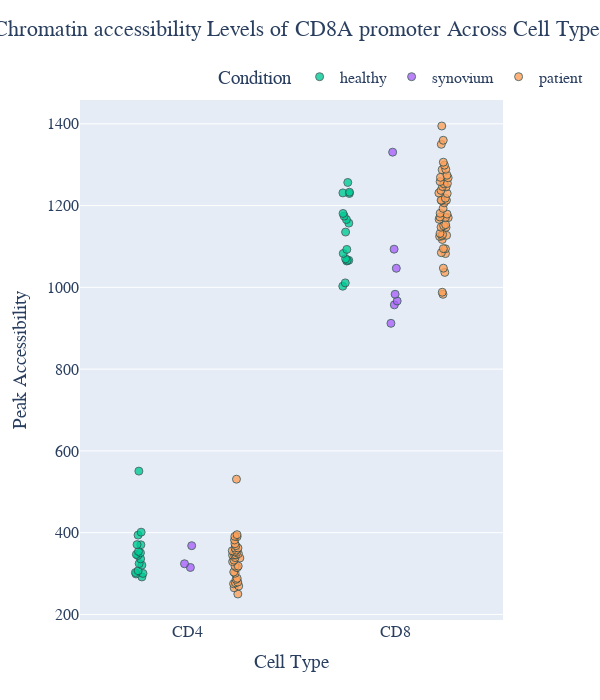

Here is the notebook cell this chart was saved with:
### Code cell
def plot_peak_across_celltypes(gene, chrom, start):
    filtered_df = ATAC_normalised_counts_melted[(ATAC_normalised_counts_melted["CHR"] == chrom) & (ATAC_normalised_counts_melted["START"] == start)]
    filtered_df["cell_type"] = filtered_df["cell_type"].map({"CD4": "CD4", "CD8": "CD8", "CD4_SF": "CD4", "CD8_SF": "CD8"})
    # Create the strip plot
    fig = px.strip(filtered_df, x="cell_type", y="peak_height", color="condition",
                hover_name="proper_name", hover_data=["peak_height"],
                color_discrete_map={"Healthy": "blue", "Diseased": "red"},
                title=f'Chromatin accessibility Levels of {gene} promoter Across Cell Types',
                labels={"cell_type": "Cell Type", "peak_height": "Peak height"})

    # Customizing the marker appearance
    fig.update_traces(marker=dict(size=8, opacity=0.8, line=dict(width=1, color='DarkSlateGrey')))
    fig.update_layout(
        width=600,  # Set the width of the figure in pixels
        height=700  # Set the height of the figure in pixels
    )

    fig.update_layout(
        title={'text': f'Chromatin accessibility Levels of {gene} promoter Across Cell Types', 'y':0.97, 'x':0.5, 'xanchor': 'center', 'yanchor': 'top'},
        xaxis_title="Cell Type",
        yaxis_title="Peak Accessibility",
        legend_title="Condition",
        font=dict(family="Arial, sans-serif", size=16),
        legend=dict(orientation="h", yanchor="bottom", y=1.01, xanchor="right", x=1.2)
    )
    fig.write_image(f"figures/expression_ATAC_{gene}.svg",width=500, height=600)
    return fig

# plot of promoter of CD4 gene
plot_peak_across_celltypes("CD4","chr12", 6789245)
# plot of promoter of CD8 gene
plot_peak_across_celltypes("CD8A","chr2", 86808258)

### Figure 1 — Plotly figure (JSON) as saved in the notebook; plotly's stock layout.template omitted (floating-point values rounded to 4 significant figures)
{"data": [{"alignmentgroup": "True", "boxpoints": "all", "fillcolor": "rgba(255,255,255,0)", "hoveron": "points", "hovertemplate": "<b>%{hovertext}</b><br><br>condition=healthy<br>Cell Type=%{x}<br>Peak height=%{y}<extra></extra>", "hovertext": ["NRHV014XCD4", "NRHV014XCD8", "NRHV073CD4", "NRHV073CD8", "NRHV079CD4", "NRHV079CD8", "NRHV086CD4", "NRHV086CD8", "NRHV121CD4", "NRHV121CD8", "NRHV151CD4", "NRHV151CD8", "NRHV168CD4", "NRHV168CD8", "NRHV171CD4", "NRHV171CD8", "NRHV238CD4", "NRHV290CD4", "NRHV290CD8", "NRHV295CD4", "NRHV295CD8", "NRHV321CD4", "NRHV321CD8", "NRHV322CD4", "NRHV322CD8", "NRHV324CD4", "NRHV324CD8", "NRHV325CD4", "NRHV325CD8", "NRHV326CD4", "NRHV326CD8", "NRHV332CD8", "NRHV332CD4", "NRHV238CD8"], "legendgroup": "healthy", "line": {"color": "rgba(255,255,255,0)"}, "marker": {"color": "#00cc96", "line": {"color": "DarkSlateGrey", "width": 1}, "opacity": 0.8, "size": 8}, "name": "healthy", "offsetgroup": "healthy", "orientation": "v", "pointpos": 0, "showlegend": true, "type": "box", "x": ["CD4", "CD8", "CD4", "CD8", "CD4", "CD8", "CD4", "CD8", "CD4", "CD8", "CD4", "CD8", "CD4", "CD8", "CD4", "CD8", "CD4", "CD4", "CD8", "CD4", "CD8", "CD4", "CD8", "CD4", "CD8", "CD4", "CD8", "CD4", "CD8", "CD4", "CD8", "CD8", "CD4", "CD8"], "x0": " ", "xaxis": "x", "y": [300.3, 1070.0, 335.9, 1011.0, 320.6, 1157.0, 370.8, 1174.0, 299.0, 1066.0, 306.9, 1083.0, 291.7, 1230.0, 344.2, 1166.0, 346.7, 370.3, 1233.0, 550.6, 1003.0, 394.0, 1181.0, 302.3, 1066.0, 350.7, 1135.0, 324.3, 1064.0, 354.1, 1257.0, 1093.0, 401.2, 1231.0], "y0": " ", "yaxis": "y"}, {"alignmentgroup": "True", "boxpoints": "all", "fillcolor": "rgba(255,255,255,0)", "hoveron": "points", "hovertemplate": "<b>%{hovertext}</b><br><br>condition=synovium<br>Cell Type=%{x}<br>Peak height=%{y}<extra></extra>", "hovertext": ["PSA4917CD4_SF", "PSA4917CD8_SF", "PSA4918CD8_SF", "PSA4942CD8_SF", "PSA4951CD4_SF", "PSA4958CD4_SF", "PSA4958CD8_SF", "PSA5025CD8_SF", "PSA5040CD8_SF", "PSA4969CD8_SF"], "legendgroup": "synovium", "line": {"color": "rgba(255,255,255,0)"}, "marker": {"color": "#ab63fa", "line": {"color": "DarkSlateGrey", "width": 1}, "opacity": 0.8, "size": 8}, "name": "synovium", "offsetgroup": "synovium", "orientation": "v", "pointpos": 0, "showlegend": true, "type": "box", "x": ["CD4", "CD8", "CD8", "CD8", "CD4", "CD4", "CD8", "CD8", "CD8", "CD8"], "x0": " ", "xaxis": "x", "y": [314.9, 957.2, 912.0, 983.1, 324.0, 368.1, 966.7, 1331.0, 1047.0, 1093.0], "y0": " ", "yaxis": "y"}, {"alignmentgroup": "True", "boxpoints": "all", "fillcolor": "rgba(255,255,255,0)", "hoveron": "points", "hovertemplate": "<b>%{hovertext}</b><br><br>condition=patient<br>Cell Type=%{x}<br>Peak height=%{y}<extra></extra>", "hovertext": ["PSA4945CD4", "PSA4946CD8", "PSA4947CD4", "PSA4949CD8", "PSA4955CD8", "PSA4959CD8", "PSA4962CD4", "PSA4964CD4", "PSA4966CD8", "PSA4967CD4", "PSA4968CD4", "PSA4969CD8", "PSA5006CD4", "PSA5007CD4", "PSA5008CD8", "PSA5017CD4", "PSA5017CD8", "PSA5037CD8", "PSA5037CD4", "PSA5039CD8", "PSA5040CD4", "PSA5040CD8", "PSA4920CD4", "PSA4920CD8", "PSA4941CD8", "PSA4944CD8", "PSA4944CD4", "PSA4945CD8", "PSA4947CD8", "PSA4948CD8", "PSA4949CD4", "PSA4950CD8", "PSA4950CD4", "PSA4952CD4", "PSA4952CD8", "PSA4953CD8", "PSA4954CD4", "PSA4954CD8", "PSA4956CD4", "PSA4956CD8", "PSA4957CD4", "PSA4958CD4", "PSA4958CD8", "PSA4959CD4", "PSA4960CD8", "PSA4961CD8", "PSA4962CD8", "PSA4963CD4", "PSA4963CD8", "PSA4964CD8", "PSA4965CD8", "PSA4968CD8", "PSA5006CD8", "PSA5007CD8", "PSA5008CD4", "PSA5009CD4", "PSA5009CD8", "PSA5010CD4", "PSA5010CD8", "PSA5012CD4", "PSA5012CD8", "PSA5013CD8", "PSA5013CD4", "PSA5014CD4", "PSA5014CD8", "PSA5015CD8", "PSA5018CD4", "PSA5018CD8", "PSA5019CD4", "PSA5019CD8", "PSA5020CD8", "PSA5021CD4", "PSA5021CD8", "PSA5022CD8", "PSA5023CD8", "PSA5024CD8", "PSA5026CD4", "PSA5026CD8", "PSA5036CD4", "PSA5036CD8", "PSA4951CD4", "PSA4951CD8"], "legendgroup": "patient", "line": {"color": "rgba(255,255,255,0)"}, "marker": {"color": "#FFA15A", "line": {"color": "DarkSlateGrey", "width": 1}, "opacity": 0.8, "size": 8}, "name": "patient", "offsetgroup": "patient", "orientation": "v", "pointpos": 0, "showlegend": true, "type": "box", "x": ["CD4", "CD8", "CD4", "CD8", "CD8", "CD8", "CD4", "CD4", "CD8", "CD4", "CD4", "CD8", "CD4", "CD4", "CD8", "CD4", "CD8", "CD8", "CD4", "CD8", "CD4", "CD8", "CD4", "CD8", "CD8", "CD8", "CD4", "CD8", "CD8", "CD8", "CD4", "CD8", "CD4", "CD4", "CD8", "CD8", "CD4", "CD8", "CD4", "CD8", "CD4", "CD4", "CD8", "CD4", "CD8", "CD8", "CD8", "CD4", "CD8", "CD8", "CD8", "CD8", "CD8", "CD8", "CD4", "CD4", "CD8", "CD4", "CD8", "CD4", "CD8", "CD8", "CD4", "CD4", "CD8", "CD8", "CD4", "CD8", "CD4", "CD8", "CD8", "CD4", "CD8", "CD8", "CD8", "CD8", "CD4", "CD8", "CD4", "CD8", "CD4", "CD8"], "x0": " ", "xaxis": "x", "y": [530.8, 1126.0, 382.1, 1085.0, 1213.0, 983.0, 362.3, 269.5, 1047.0, 352.8, 285.8, 1124.0, 275.0, 303.7, 1212.0, 318.0, 1172.0, 1147.0, 345.6, 1395.0, 357.2, 1151.0, 314.3, 1253.0, 1095.0, 1230.0, 265.1, 1179.0, 1181.0, 988.0, 345.5, 1171.0, 351.6, 337.9, 1246.0, 1127.0, 390.3, 1153.0, 339.0, 1130.0, 279.1, 329.1, 1299.0, 368.2, 1237.0, 1350.0, 1083.0, 395.1, 1193.0, 1268.0, 1289.0, 1360.0, 1218.0, 1147.0, 355.7, 344.9, 1288.0, 372.9, 1254.0, 390.9, 1170.0, 1231.0, 277.5, 332.8, 1259.0, 1213.0, 300.7, 1037.0, 250.0, 1269.0, 1117.0, 318.2, 1094.0, 1274.0, 1132.0, 1166.0, 288.4, 1207.0, 362.5, 1247.0, 348.7, 1306.0], "y0": " ", "yaxis": "y"}], "layout": {"boxmode": "group", "font": {"family": "Arial, sans-serif", "size": 16}, "height": 700, "legend": {"orientation": "h", "title": {"text": "Condition"}, "tracegroupgap": 0, "x": 1.2, "xanchor": "right", "y": 1.01, "yanchor": "bottom"}, "title": {"text": "Chromatin accessibility Levels of CD8A promoter Across Cell Types", "x": 0.5, "xanchor": "center", "y": 0.97, "yanchor": "top"}, "width": 600, "xaxis": {"anchor": "y", "domain": [0, 1], "title": {"text": "Cell Type"}}, "yaxis": {"anchor": "x", "domain": [0, 1], "title": {"text": "Peak Accessibility"}}}}
